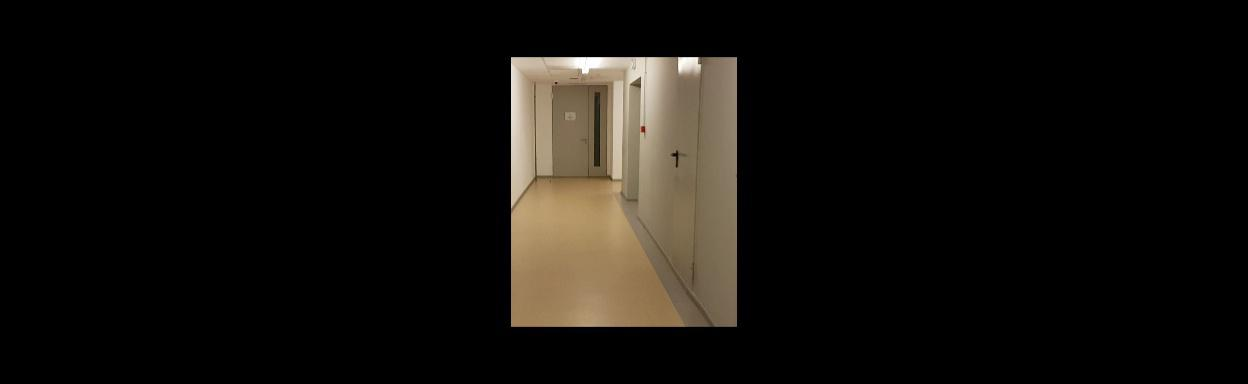
#> input picture Laboratoare/3. Multimedia documents/adnotare1.jpeg, 1248 x 384 px; its folder holds only this picture in this run
$ jupyter execute --allow-errors 'Documente Multimedia.ipynb'
#> lines starting #> are read from the running program, lines starting #| are printed output that depends on the picture; after the words box and inside, x2 and y2 are one past the last pixel; in counts of white or black regions, pixels touching at a corner belong together
### De rulat inainte de executia acestui notebook:
 - pip install python-docx
 - pip install fpdf2
 - pip install matplotlib

## Fisiere XML

#### Generarea unui fisier XML

[cell 1]
import xml.etree.ElementTree as ET

nume_fisier = 'exemplu_adnotare.xml'

root = ET.Element("annotation")

e1 = ET.Element("filename")
e1.text = "exemplu.jpeg"
root.append(e1)

e2 = ET.Element("size")
root.append(e2)

s1 = ET.SubElement(e2, "width")
s1.text = "1248"
s2 = ET.SubElement(e2, "height")
s2.text = "384"
s3 = ET.SubElement(e2, "depth")
s3.text = "3"

e3 = ET.Element("object")
root.append (e3)

s1 = ET.SubElement(e3, "name")
s1.text = "Door"

tree = ET.ElementTree(root)

with open(nume_fisier, "wb") as files :
    tree.write(files)

#### Citirea unui fisier XML
In exemplul de mai jos, va citi fisierul XML *adnotare1.xml* si se va extrage din ele pozitia obiectelor in imaginea cu acelasi nume.
Dupa extragere, se vor afisa patratele care incadreaza obiectele din imagine si denumirea obiectelor.

[cell 2]
import xml.etree.ElementTree as ET
import cv2

file_name = "adnotare1.xml"

image_name = file_name.split('.')[0]
img = cv2.imread(image_name + '.jpeg')
#> img is the input picture: shape (384, 1248, 3); mean B, G, R 12.9, 16.5, 19.1
print(image_name)
tree = ET.parse(file_name)
#> (reads Laboratoare/3. Multimedia documents/adnotare1.xml from the repository)
root = tree.getroot()

for obj in root.iter('object'):
    name = obj.find('name').text
    print(name)
    for box in obj.iter('bndbox'):
        xmin = int(box.find('xmin').text)
        ymin = int(box.find('ymin').text)
        xmax = int(box.find('xmax').text)
        ymax = int(box.find('ymax').text)
        print(xmin, ymin, xmax, ymax)

        img = cv2.rectangle(img, (xmin, ymin), (xmax, ymax), color=(255, 0, 0), thickness=2)
        img = cv2.putText(img, name, (xmin, ymin), cv2.FONT_HERSHEY_SIMPLEX, 1, (255, 0, 0), 2, cv2.LINE_AA)
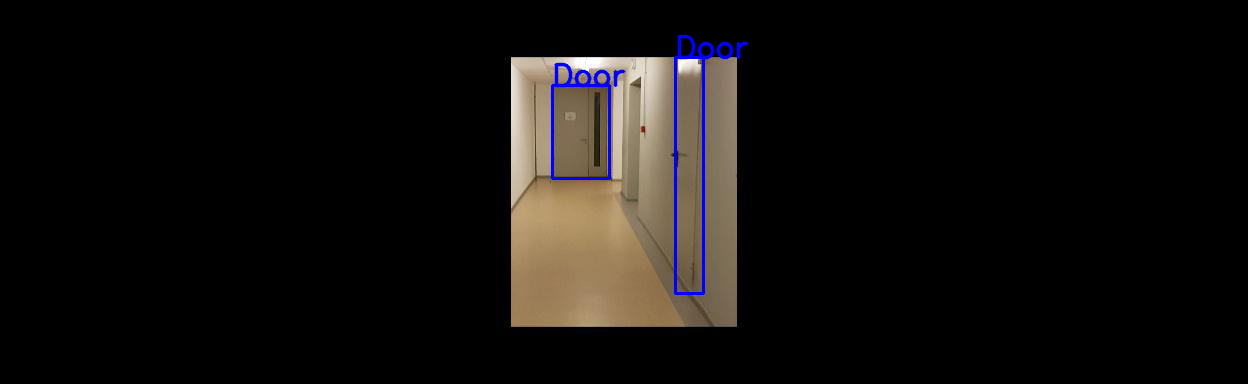
#> img: shape (384, 1248, 3); 0.83% of pixels changed, all inside (x1, y1, x2, y2) = (551, 34, 749, 295)

cv2.imshow("Imagine adnotata", img)
cv2.waitKey(0)
cv2.destroyAllWindows()

### De rezolvat
Plecand de la exemplele de mai sus, creati un fisier XML de adnotare pentru imaginea *adnotare2.jpeg*, stiind punctul de inceput (xmin, ymin), si punctul de final (xmax, ymax) al patratului care incadreaza obiectul.

[cell 3]
import cv2
xmin = 593
ymin = 24
xmax = 689
ymax = 369

'''img = cv2.imread('adnotare2.jpeg')
img = cv2.rectangle(img, (xmin, ymin), (xmax, ymax), color=(255, 0, 0), thickness=2)
img = cv2.putText(img, 'Door', (xmin, ymin), cv2.FONT_HERSHEY_SIMPLEX, 1, (255, 0, 0), 2, cv2.LINE_AA)

cv2.imshow("Imagine", img)
cv2.waitKey(0)
cv2.destroyAllWindows()'''


# TODO: Generare si scriere pe disc fisier XML
import xml.etree.ElementTree as ET
nume_fisier = 'adnotare2.xml'

root = ET.Element("annotation")

e1 = ET.Element("filename")
e1.text = "adnotare2.jpeg"
root.append(e1)

e2 = ET.Element("size")
root.append(e2)

s1 = ET.SubElement(e2, "width")
s1.text = "1248"
s2 = ET.SubElement(e2, "height")
s2.text = "384"
s3 = ET.SubElement(e2, "depth")
s3.text = "3"

e3 = ET.Element("object")
root.append (e3)

s1 = ET.SubElement(e3, "name")
s1.text = "Door"
s2 = ET.SubElement(e3, "bndbox")

z1 = ET.SubElement(s2, "xmin")
z1.text = str(xmin)
z2 = ET.SubElement(s2, "ymin")
z2.text = str(ymin)
z3 = ET.SubElement(s2, "xmax")
z3.text = str(xmax)
z4 = ET.SubElement(s2, "ymax")
z4.text = str(ymax)

tree = ET.ElementTree(root)

with open(nume_fisier, "wb") as files :
    tree.write(files)

[cell 4]
import xml.etree.ElementTree as ET
import cv2

file_name = "adnotare2.xml"

image_name = file_name.split('.')[0]
img = cv2.imread(image_name + '.jpeg')
print(image_name)
tree = ET.parse(file_name)
root = tree.getroot()

for obj in root.iter('object'):
    name = obj.find('name').text
    print(name)
    for box in obj.iter('bndbox'):
        xmin = int(box.find('xmin').text)
        ymin = int(box.find('ymin').text)
        xmax = int(box.find('xmax').text)
        ymax = int(box.find('ymax').text)
        print(xmin, ymin, xmax, ymax)

        img = cv2.rectangle(img, (xmin, ymin), (xmax, ymax), color=(255, 0, 0), thickness=2)
        img = cv2.putText(img, name, (xmin, ymin), cv2.FONT_HERSHEY_SIMPLEX, 1, (255, 0, 0), 2, cv2.LINE_AA)

cv2.imwrite("Imagine_adnotata_2.jpeg", img)

'''cv2.imshow("Imagine adnotata", img)
cv2.waitKey(0)
cv2.destroyAllWindows()'''

## DOCX

Pentru a lucra cu fisiere de tip DOCX, vom folosi biblioteca python-docx, a carei documentatie o puteti gasi la: https://python-docx.readthedocs.io/en/latest/.

Este posibil ca unele functionalitati din Microsoft Word sa nu fie disponibile in biblioteca, insa in unele cazuri acestea se pot defini pe baza functiilor deja existente. Acest lucru se intampla si in functia **add_hyperlink**, care este construita pentru a introduce un hyperlink marcat corespunzator pe un text dintr-un paragraf.

[cell 5]
# Referinta: https://github.com/python-openxml/python-docx/issues/74
# [46 lines left out: function add_hyperlink, not called in this run]

#### Genrare fisier DOCX

[cell 6]
import docx
from docx.shared import Inches

#> (the rest of this cell did not finish here and is left out)

#### Exemplu: generarea unui grafic in Python folosind Matplotlib

[cell 7]
import numpy as np
from matplotlib import pyplot as plt

# Generarea unui array aleator de 10 numere intre 0 si 1 si sortarea lor crescatoare
x = np.sort( np.random.rand(10) )
print(x)
# Definirea axei y ca o functie de x
y = 6 * x + 5
print(y)
# Plotarea functiei
plt.plot(x, y, ls='solid', linewidth=2, color='black')
# Atribuirea unui titlu graficului
plt.title("Grafic functie")
# Salvarea graficului sub forma de imagine
plt.savefig("generated_plot.png")
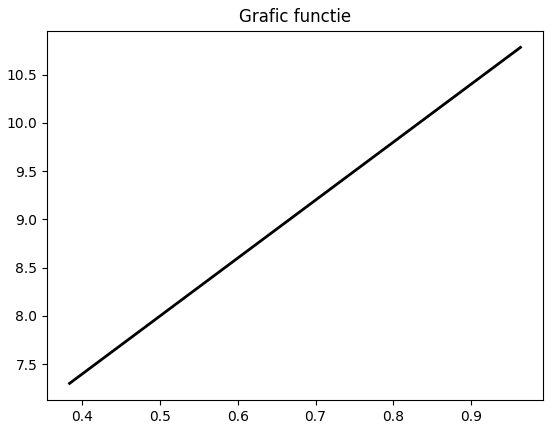
#> figure drawn by matplotlib, 1 panel; curve peaks at x = 0.964, y = 10.78

### De rezolvat
Generati un fisier DOCX care sa contina:
 - un titlu
 - un tabel cu array-urile x si y (cu denumire intr-un paragraf inaintea tabelului)
 - o imagine cu graficul functiei y = x^2 + 10 (cu denumire intr-un paragraf inaintea imaginii), pe o pagina separata

[cell 8]
import docx
from docx.shared import Inches

#> (the rest of this cell did not finish here and is left out)

## Fisiere PDF

#### Generara unui fisier PDF care contine un tabel si cateva imagini

[cell 9]
from fpdf import FPDF

left_margin = 20
right_margin = 20
top_margin = 20

# Definim o clasa care mosteneste FPDF si fpdf.HTMLMixin
# pentru a putea folosi etichete HTML pentru formatarea textului
# Referinta: https://github.com/reingart/pyfpdf/blob/master/docs/reference/write_html.md
#> (the rest of this cell did not finish here and is left out)

## Fisiere CSV

#### Crearea unui fisier CSV in Python

[cell 10]
import csv
import numpy as np

header = ['Valoare1', 'Valoare2', 'Suma']
x = np.random.rand(10)
y = np.random.rand(10)
suma = x + y

with open('date.csv', 'w', encoding='UTF8') as f:
    writer = csv.writer(f)

    # Scriere header
    writer.writerow(header)

    # Scriere date
    for i in range(0, len(x)):
        writer.writerow([x[i], y[i], suma[i]])

#### Citirea fisierului CSV creat mai sus

[cell 11]
with open('date.csv', newline='\n') as f:
    reader = csv.reader(f)
    for row in reader:
        print(row[0], row[1], row[2])

### De rezolvat
Cititi valorile din fisierul CSV de la punctul anterior in 3 vectori/ liste (xr, yr si sumr).

Afisati o functie care sa aiba pe axa x vectorul xr, iar pe axa y vectorul yr si salvati o imagine cu acest grafic.

Generati un fisier PDF care sa contina:
 - un titlu
 - un tabel cu vectorii xr, yr, sumr (cu denumire intr-un paragraf inaintea tabelului)
 - imaginea cu graficul generat mai sus (cu denumire intr-un paragraf inaintea imaginii), pe o noua pagina

[cell 12]
from matplotlib import pyplot as plt
import numpy as np

xr = []
yr = []
sumr = []

with open('date.csv', newline='\n') as f:
    reader = csv.reader(f)
    next(reader)
    for row in reader:
        xr.append(str(round(float(row[0]), 3)))
        yr.append(str(round(float(row[1]), 3)))
        sumr.append(str(round(float(row[2]), 3)))
print("Xr = ", xr)
print("Yr = ", yr)
print("Sumr = ", sumr)

# Plotarea functiei
plt.plot(xr, yr, ls='solid', linewidth=2, color='black')

# Atribuirea unui titlu graficului
plt.title("Grafic functie")

# Salvarea graficului sub forma de imagine
plt.savefig("rezolvare_plot_pdf.png")
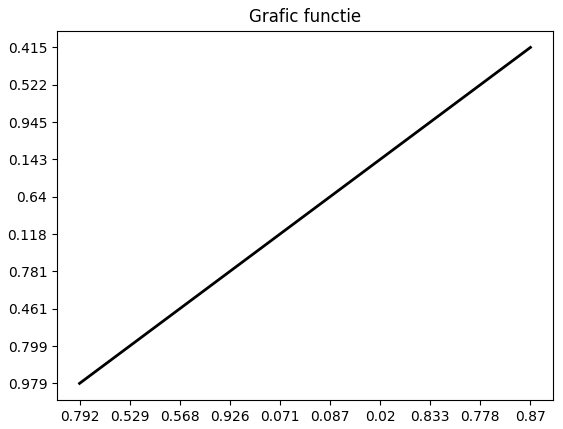
#> figure drawn by matplotlib, 1 panel


import fpdf

left_margin = 20
right_margin = 20
top_margin = 20

# Definim o clasa care mosteneste FPDF si fpdf.HTMLMixin
# pentru a putea folosi etichete HTML pentru formatarea textului
# Referinta: https://github.com/reingart/pyfpdf/blob/master/docs/reference/write_html.md
#> (the rest of this cell did not finish here and is left out)
